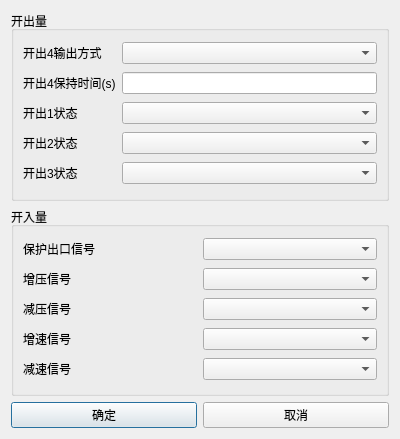
<?xml version="1.0" encoding="UTF-8"?>
<ui version="4.0">
 <class>QSynBinarysDlg</class>
 <widget class="QDialog" name="QSynBinarysDlg">
  <property name="geometry">
   <rect>
    <x>0</x>
    <y>0</y>
    <width>400</width>
    <height>439</height>
   </rect>
  </property>
  <property name="windowTitle">
   <string>开关量设置</string>
  </property>
  <layout class="QGridLayout" name="gridLayout_3">
   <item row="0" column="0">
    <widget class="QGroupBox" name="groupBox">
     <property name="title">
      <string>开出量</string>
     </property>
     <layout class="QGridLayout" name="gridLayout">
      <item row="0" column="0">
       <widget class="QLabel" name="m_labKStart">
        <property name="text">
         <string>开出4输出方式</string>
        </property>
       </widget>
      </item>
      <item row="0" column="1">
       <widget class="QComboBox" name="m_cmbKStart"/>
      </item>
      <item row="1" column="0">
       <widget class="QLabel" name="m_labCloseTime">
        <property name="text">
         <string>开出4保持时间(s)</string>
        </property>
       </widget>
      </item>
      <item row="1" column="1">
       <widget class="QLineEdit" name="m_lineCloseTime"/>
      </item>
      <item row="2" column="0">
       <widget class="QLabel" name="m_labBout1">
        <property name="text">
         <string>开出1状态</string>
        </property>
       </widget>
      </item>
      <item row="2" column="1">
       <widget class="QComboBox" name="m_cmbBout1"/>
      </item>
      <item row="3" column="0">
       <widget class="QLabel" name="m_labBout2">
        <property name="text">
         <string>开出2状态</string>
        </property>
       </widget>
      </item>
      <item row="3" column="1">
       <widget class="QComboBox" name="m_cmbBout2"/>
      </item>
      <item row="4" column="0">
       <widget class="QLabel" name="m_labBout3">
        <property name="text">
         <string>开出3状态</string>
        </property>
       </widget>
      </item>
      <item row="4" column="1">
       <widget class="QComboBox" name="m_cmbBout3"/>
      </item>
     </layout>
    </widget>
   </item>
   <item row="1" column="0">
    <widget class="QGroupBox" name="groupBox_2">
     <property name="title">
      <string>开入量</string>
     </property>
     <layout class="QGridLayout" name="gridLayout_2">
      <item row="0" column="0">
       <widget class="QLabel" name="m_labBinSyn">
        <property name="text">
         <string>保护出口信号</string>
        </property>
       </widget>
      </item>
      <item row="0" column="1">
       <widget class="QComboBox" name="m_cmbBinSyn"/>
      </item>
      <item row="1" column="0">
       <widget class="QLabel" name="m_labBinIncV">
        <property name="text">
         <string>增压信号</string>
        </property>
       </widget>
      </item>
      <item row="1" column="1">
       <widget class="QComboBox" name="m_cmbBinIncV"/>
      </item>
      <item row="2" column="0">
       <widget class="QLabel" name="m_labBinDecV">
        <property name="text">
         <string>减压信号</string>
        </property>
       </widget>
      </item>
      <item row="2" column="1">
       <widget class="QComboBox" name="m_cmbBinDecV"/>
      </item>
      <item row="3" column="0">
       <widget class="QLabel" name="m_labBinIncF">
        <property name="text">
         <string>增速信号</string>
        </property>
       </widget>
      </item>
      <item row="3" column="1">
       <widget class="QComboBox" name="m_cmbBinIncF"/>
      </item>
      <item row="4" column="0">
       <widget class="QLabel" name="m_labBinDecF">
        <property name="text">
         <string>减速信号</string>
        </property>
       </widget>
      </item>
      <item row="4" column="1">
       <widget class="QComboBox" name="m_cmbBinDecF"/>
      </item>
     </layout>
    </widget>
   </item>
   <item row="2" column="0">
    <layout class="QHBoxLayout" name="horizontalLayout">
     <item>
      <widget class="QPushButton" name="m_btnOK">
       <property name="text">
        <string>确定</string>
       </property>
      </widget>
     </item>
     <item>
      <widget class="QPushButton" name="m_btnCancel">
       <property name="text">
        <string>取消</string>
       </property>
      </widget>
     </item>
    </layout>
   </item>
  </layout>
 </widget>
 <resources/>
 <connections/>
</ui>
